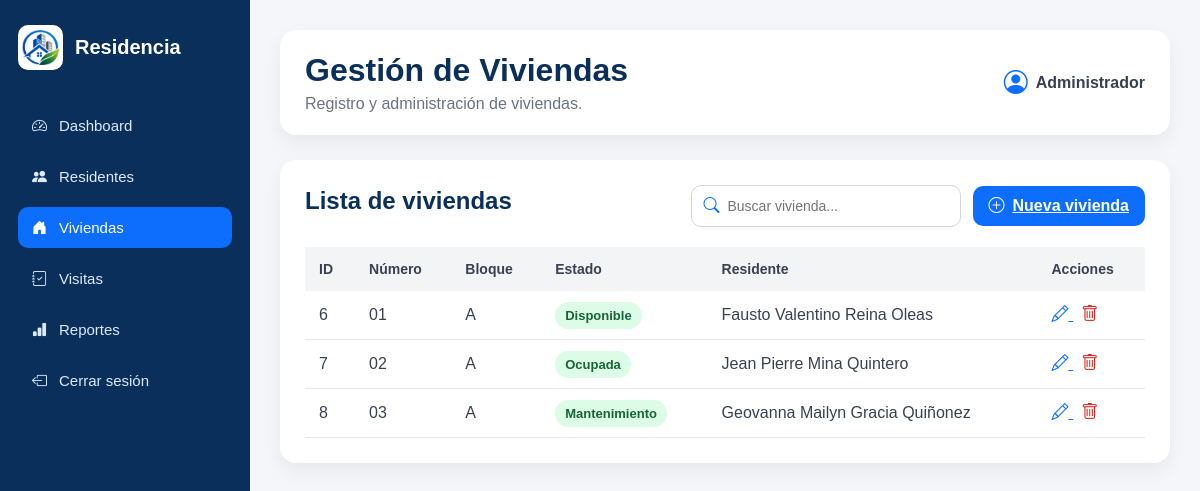
The app's page /viviendas/ with its own data.
### residentes/models.py (models this page shows, shortened)
class Vivienda(models.Model):
    numero = models.CharField(max_length=10)
    bloque = models.CharField(max_length=10)
    estado = models.CharField(max_length=20)
    residente = models.ForeignKey(
        Residente,
        on_delete=models.CASCADE,
        related_name="viviendas"
    )

class Residente(models.Model):
    nombres = models.CharField(max_length=100)
    apellidos = models.CharField(max_length=100)
    telefono = models.CharField(max_length=15)
    email = models.EmailField(max_length=100)
    estado = models.BooleanField(default=True)

### residentes/views.py (the view)
# urls.py: path("viviendas/", views.viviendas, name="viviendas"),
def viviendas(request):
    lista_viviendas = Vivienda.objects.all()
    return render(request, "residentes/viviendas.html", {
        "viviendas": lista_viviendas
    })

### residentes/templates/residentes/viviendas.html (shortened to what this page needs)
{% load static %}
<!DOCTYPE html>
<html lang="es">
<head>
    <link rel="stylesheet" href="{% static 'css/dashboard.css' %}">
    <link rel="stylesheet"
          href="https://cdn.jsdelivr.net/npm/bootstrap-icons@1.11.3/font/bootstrap-icons.min.css">
</head>
<body>
<div class="layout">
    <aside class="sidebar">
        <div class="brand">
            <img src="{% static 'img/logo.png' %}" alt="Logo">
            <h2>Residencia</h2>
        </div>
        <nav>
    <a href="{% url 'dashboard' %}">
        <i class="bi bi-speedometer2"></i>
        Dashboard
    </a>
    <a href="{% url 'residentes' %}">
        <i class="bi bi-people-fill"></i>
        Residentes
    </a>
    <a href="{% url 'viviendas' %}" class="active">
        <i class="bi bi-house-door-fill"></i>
        Viviendas
    </a>
    <a href="{% url 'visitas' %}">
        <i class="bi bi-journal-check"></i>
        Visitas
    </a>
    <a href="{% url 'reportes' %}">
        <i class="bi bi-bar-chart-fill"></i>
        Reportes
    </a>
    <a href="{% url 'login' %}">
        <i class="bi bi-box-arrow-left"></i>
        Cerrar sesión
    </a>
</nav>
    </aside>
    <main class="main-content">
        <header class="topbar">
            <div>
                <h1>Gestión de Viviendas</h1>
                <p>Registro y administración de viviendas.</p>
            </div>
            <div class="user-box">
                <i class="bi bi-person-circle"></i>
                <span>Administrador</span>
            </div>
        </header>
        <section class="panel">
            <div class="panel-header">
                <h2>Lista de viviendas</h2>
                <div class="panel-actions">
                    <div class="search-box">
                        <i class="bi bi-search"></i>
                        <input type="text" id="buscarVivienda" placeholder="Buscar vivienda...">
                    </div>
                    <a href="{% url 'nueva_vivienda' %}" class="btn-primary">
                        <i class="bi bi-plus-circle"></i>
                        Nueva vivienda
                    </a>
                </div>
            </div>
            <table class="data-table">
                <thead>
                    <tr>
                        <th>ID</th>
                        <th>Número</th>
                        <th>Bloque</th>
                        <th>Estado</th>
                        <th>Residente</th>
                        <th>Acciones</th>
                    </tr>
                </thead>
                <tbody>
                    {% for vivienda in viviendas %}
                        <tr>
                            <td>{{ vivienda.id }}</td>
                            <td>{{ vivienda.numero }}</td>
                            <td>{{ vivienda.bloque }}</td>
                            <td>
                                <span class="status active">
                                    {{ vivienda.estado }}
                                </span>
                            </td>
                            <td>
                                {{ vivienda.residente.nombres }}
                                {{ vivienda.residente.apellidos }}
                            </td>
                            <td>
                                <a href="{% url 'editar_vivienda' vivienda.id %}" class="btn-icon edit">
                                    <i class="bi bi-pencil"></i>
                                </a>
                                <a href="{% url 'eliminar_vivienda' vivienda.id %}"
                                   class="btn-icon delete"
                                   onclick="return confirm('¿Está seguro de eliminar esta vivienda?');">
                                    <i class="bi bi-trash"></i>
                                </a>
                            </td>
                        </tr>
                    {% empty %}
                        <tr>
                            <td colspan="6" style="text-align:center;">
                                No existen viviendas registradas.
                            </td>
                        </tr>
                    {% endfor %}
                </tbody>
            </table>
        </section>
    </main>
</div>
</body>
</html>

### residentes/static/css/dashboard.css (style rules this page uses)
* { margin: 0; padding: 0; box-sizing: border-box; }
body { font-family: Arial, Helvetica, sans-serif; background: #f4f6f9; color: #1f2937; }
.layout { display: flex; min-height: 100vh; }
.sidebar { width: 250px; background: #0b2f5b; color: white; padding: 25px 18px; }
.brand { display: flex; align-items: center; gap: 12px; margin-bottom: 35px; }
.brand img { width: 45px; height: 45px; object-fit: contain; background: white; border-radius: 10px; padding: 4px; }
.brand h2 { font-size: 20px; }
.sidebar nav { display: flex; flex-direction: column; gap: 10px; }
.sidebar nav a { color: #dbeafe; text-decoration: none; padding: 12px 14px; border-radius: 10px; display: flex; align-items: center; gap: 12px; font-size: 15px; }
.sidebar nav a:hover, .sidebar nav a.active { background: #0d6efd; color: white; }
.main-content { flex: 1; padding: 30px; }
.topbar { background: white; border-radius: 16px; padding: 22px 25px; box-shadow: 0 8px 20px rgba(0,0,0,.06); display: flex; justify-content: space-between; align-items: center; margin-bottom: 25px; }
.topbar h1 { color: #0b2f5b; margin-bottom: 6px; }
.topbar p { color: #6b7280; }
.user-box { display: flex; align-items: center; gap: 8px; color: #374151; font-weight: bold; }
.user-box i { font-size: 24px; color: #0d6efd; }
.panel { background: white; padding: 25px; border-radius: 16px; box-shadow: 0 8px 20px rgba(0,0,0,.06); }
.panel h2 { color: #0b2f5b; margin-bottom: 10px; }
.panel-header { display: flex; justify-content: space-between; align-items: center; margin-bottom: 20px; }
.btn-primary { background: #0d6efd; color: white; border: none; border-radius: 10px; padding: 11px 16px; font-weight: bold; cursor: pointer; display: flex; align-items: center; gap: 8px; }
.data-table { width: 100%; border-collapse: collapse; }
.data-table th { background: #f3f4f6; color: #374151; text-align: left; padding: 14px; font-size: 14px; }
.data-table td { padding: 14px; border-bottom: 1px solid #e5e7eb; color: #374151; }
.status { padding: 6px 10px; border-radius: 20px; font-size: 13px; font-weight: bold; }
.status.active { background: #dcfce7; color: #166534; }
.btn-icon { border: none; background: transparent; cursor: pointer; font-size: 17px; margin-right: 8px; }
.btn-icon.edit { color: #0d6efd; }
.btn-icon.delete { color: #dc2626; }
.panel-actions { display: flex; align-items: center; gap: 12px; }
.search-box { display: flex; align-items: center; border: 1px solid #d1d5db; border-radius: 10px; background: white; padding: 0 12px; height: 42px; }
.search-box i { color: #0d6efd; margin-right: 8px; }
.search-box input { border: none; outline: none; font-size: 14px; width: 220px; }

### records on screen
Vivienda: id "6", numero "01", bloque "A", estado "Disponible", residente.nombres "Fausto Valentino", residente.apellidos "Reina Oleas"
Vivienda: id "7", numero "02", bloque "A", estado "Ocupada", residente.nombres "Jean Pierre", residente.apellidos "Mina Quintero"
Vivienda: id "8", numero "03", bloque "A", estado "Mantenimiento", residente.nombres "Geovanna Mailyn", residente.apellidos "Gracia Quiñonez"
